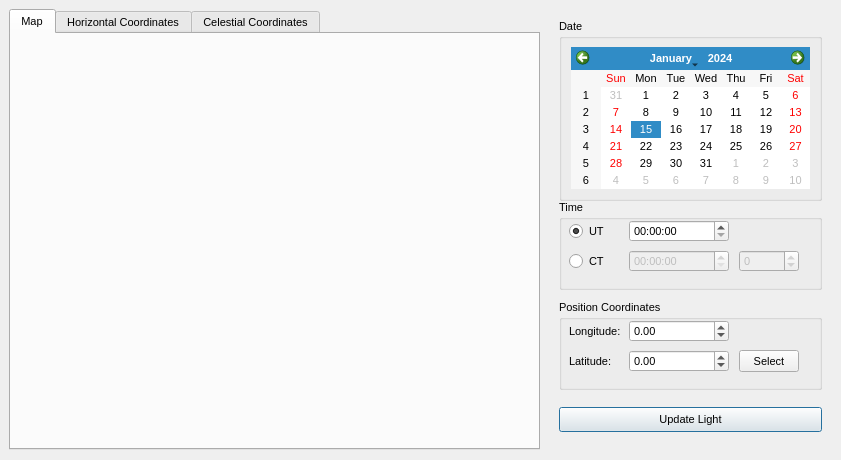
<ui version="4.0" >
 <class>SunposDialog</class>
 <widget class="QWidget" name="SunposDialog" >
  <property name="geometry" >
   <rect>
    <x>0</x>
    <y>0</y>
    <width>841</width>
    <height>460</height>
   </rect>
  </property>
  <property name="windowTitle" >
   <string>Sun Position Calculator</string>
  </property>
  <widget class="QTabWidget" name="viewWidget" >
   <property name="geometry" >
    <rect>
     <x>9</x>
     <y>9</y>
     <width>531</width>
     <height>441</height>
    </rect>
   </property>
   <property name="font" >
    <font>
     <pointsize>8</pointsize>
     <weight>50</weight>
     <bold>false</bold>
    </font>
   </property>
   <property name="mouseTracking" >
    <bool>true</bool>
   </property>
   <property name="currentIndex" >
    <number>0</number>
   </property>
   <widget class="QWidget" name="mapTab" >
    <attribute name="title" >
     <string>Map</string>
    </attribute>
    <layout class="QHBoxLayout" >
     <item>
      <widget class="WorldMap" native="1" name="worldMap" >
       <property name="font" >
        <font>
         <pointsize>8</pointsize>
        </font>
       </property>
       <property name="mouseTracking" >
        <bool>true</bool>
       </property>
      </widget>
     </item>
    </layout>
   </widget>
   <widget class="QWidget" name="horizontalTab" >
    <attribute name="title" >
     <string>Horizontal Coordinates</string>
    </attribute>
    <layout class="QVBoxLayout" >
     <item>
      <widget class="HorizontalWidget" native="1" name="horizontalWidget" />
     </item>
    </layout>
   </widget>
   <widget class="QWidget" name="celestial" >
    <attribute name="title" >
     <string>Celestial Coordinates</string>
    </attribute>
    <layout class="QVBoxLayout" >
     <item>
      <widget class="CelestialWidget" native="1" name="celestialWidget" />
     </item>
    </layout>
   </widget>
  </widget>
  <widget class="QWidget" native="1" name="widget_2" >
   <property name="geometry" >
    <rect>
     <x>550</x>
     <y>10</y>
     <width>281</width>
     <height>435</height>
    </rect>
   </property>
   <property name="font" >
    <font>
     <pointsize>8</pointsize>
    </font>
   </property>
   <widget class="QGroupBox" name="Hora" >
    <property name="geometry" >
     <rect>
      <x>9</x>
      <y>190</y>
      <width>263</width>
      <height>90</height>
     </rect>
    </property>
    <property name="font" >
     <font>
      <family>MS Shell Dlg 2</family>
      <pointsize>8</pointsize>
      <weight>50</weight>
      <italic>false</italic>
      <bold>false</bold>
      <underline>false</underline>
      <strikeout>false</strikeout>
     </font>
    </property>
    <property name="title" >
     <string>Time</string>
    </property>
    <widget class="QRadioButton" name="UT" >
     <property name="geometry" >
      <rect>
       <x>10</x>
       <y>20</y>
       <width>50</width>
       <height>22</height>
      </rect>
     </property>
     <property name="font" >
      <font>
       <pointsize>8</pointsize>
       <weight>50</weight>
       <bold>false</bold>
      </font>
     </property>
     <property name="text" >
      <string>UT</string>
     </property>
     <property name="checked" >
      <bool>true</bool>
     </property>
    </widget>
    <widget class="QRadioButton" name="CT" >
     <property name="geometry" >
      <rect>
       <x>10</x>
       <y>50</y>
       <width>50</width>
       <height>22</height>
      </rect>
     </property>
     <property name="font" >
      <font>
       <pointsize>8</pointsize>
       <weight>50</weight>
       <bold>false</bold>
      </font>
     </property>
     <property name="text" >
      <string>CT</string>
     </property>
    </widget>
    <widget class="QTimeEdit" name="uTimeSpin" >
     <property name="geometry" >
      <rect>
       <x>70</x>
       <y>20</y>
       <width>100</width>
       <height>22</height>
      </rect>
     </property>
     <property name="font" >
      <font>
       <pointsize>8</pointsize>
       <weight>50</weight>
       <bold>false</bold>
      </font>
     </property>
    </widget>
    <widget class="QTimeEdit" name="cTimeSpin" >
     <property name="enabled" >
      <bool>false</bool>
     </property>
     <property name="geometry" >
      <rect>
       <x>70</x>
       <y>50</y>
       <width>100</width>
       <height>22</height>
      </rect>
     </property>
     <property name="font" >
      <font>
       <pointsize>8</pointsize>
       <weight>50</weight>
       <bold>false</bold>
      </font>
     </property>
    </widget>
    <widget class="QSpinBox" name="zoneSpin" >
     <property name="enabled" >
      <bool>false</bool>
     </property>
     <property name="geometry" >
      <rect>
       <x>180</x>
       <y>50</y>
       <width>60</width>
       <height>22</height>
      </rect>
     </property>
     <property name="font" >
      <font>
       <pointsize>8</pointsize>
       <weight>50</weight>
       <bold>false</bold>
      </font>
     </property>
     <property name="minimum" >
      <number>-12</number>
     </property>
     <property name="maximum" >
      <number>12</number>
     </property>
    </widget>
   </widget>
   <widget class="QGroupBox" name="GBPosicion" >
    <property name="geometry" >
     <rect>
      <x>9</x>
      <y>290</y>
      <width>263</width>
      <height>90</height>
     </rect>
    </property>
    <property name="font" >
     <font>
      <pointsize>8</pointsize>
      <weight>50</weight>
      <bold>false</bold>
     </font>
    </property>
    <property name="title" >
     <string>Position Coordinates</string>
    </property>
    <widget class="QLabel" name="longitudeLabel" >
     <property name="geometry" >
      <rect>
       <x>10</x>
       <y>20</y>
       <width>100</width>
       <height>22</height>
      </rect>
     </property>
     <property name="font" >
      <font>
       <family>MS Shell Dlg 2</family>
       <pointsize>8</pointsize>
       <weight>50</weight>
       <italic>false</italic>
       <bold>false</bold>
       <underline>false</underline>
       <strikeout>false</strikeout>
      </font>
     </property>
     <property name="text" >
      <string>Longitude:</string>
     </property>
    </widget>
    <widget class="QLabel" name="latitudeLabel" >
     <property name="geometry" >
      <rect>
       <x>10</x>
       <y>50</y>
       <width>80</width>
       <height>22</height>
      </rect>
     </property>
     <property name="font" >
      <font>
       <family>MS Shell Dlg 2</family>
       <pointsize>8</pointsize>
       <weight>50</weight>
       <italic>false</italic>
       <bold>false</bold>
       <underline>false</underline>
       <strikeout>false</strikeout>
      </font>
     </property>
     <property name="text" >
      <string>Latitude:</string>
     </property>
    </widget>
    <widget class="QDoubleSpinBox" name="longitudeSpin" >
     <property name="geometry" >
      <rect>
       <x>70</x>
       <y>20</y>
       <width>100</width>
       <height>22</height>
      </rect>
     </property>
     <property name="font" >
      <font>
       <pointsize>8</pointsize>
       <weight>50</weight>
       <bold>false</bold>
      </font>
     </property>
     <property name="minimum" >
      <double>-180.000000000000000</double>
     </property>
     <property name="maximum" >
      <double>180.000000000000000</double>
     </property>
    </widget>
    <widget class="QDoubleSpinBox" name="latitudeSpin" >
     <property name="geometry" >
      <rect>
       <x>70</x>
       <y>50</y>
       <width>100</width>
       <height>22</height>
      </rect>
     </property>
     <property name="font" >
      <font>
       <pointsize>8</pointsize>
       <weight>50</weight>
       <bold>false</bold>
      </font>
     </property>
     <property name="minimum" >
      <double>-90.000000000000000</double>
     </property>
     <property name="maximum" >
      <double>90.000000000000000</double>
     </property>
    </widget>
    <widget class="QPushButton" name="selectButton" >
     <property name="geometry" >
      <rect>
       <x>180</x>
       <y>50</y>
       <width>60</width>
       <height>22</height>
      </rect>
     </property>
     <property name="font" >
      <font>
       <pointsize>8</pointsize>
       <weight>50</weight>
       <bold>false</bold>
      </font>
     </property>
     <property name="text" >
      <string>Select</string>
     </property>
    </widget>
   </widget>
   <widget class="QPushButton" name="updateButton" >
    <property name="geometry" >
     <rect>
      <x>9</x>
      <y>397</y>
      <width>263</width>
      <height>25</height>
     </rect>
    </property>
    <property name="font" >
     <font>
      <pointsize>8</pointsize>
      <weight>50</weight>
      <bold>false</bold>
     </font>
    </property>
    <property name="text" >
     <string>Update Light</string>
    </property>
    <property name="default" >
     <bool>true</bool>
    </property>
   </widget>
   <widget class="QGroupBox" name="groupBox" >
    <property name="geometry" >
     <rect>
      <x>9</x>
      <y>9</y>
      <width>263</width>
      <height>182</height>
     </rect>
    </property>
    <property name="font" >
     <font>
      <pointsize>8</pointsize>
     </font>
    </property>
    <property name="title" >
     <string>Date</string>
    </property>
    <layout class="QHBoxLayout" >
     <item>
      <widget class="QCalendarWidget" name="calendarWidget" >
       <property name="font" >
        <font>
         <pointsize>8</pointsize>
        </font>
       </property>
       <property name="firstDayOfWeek" >
        <enum>Qt::Sunday</enum>
       </property>
      </widget>
     </item>
    </layout>
   </widget>
  </widget>
 </widget>
 <customwidgets>
  <customwidget>
   <class>HorizontalWidget</class>
   <extends>QWidget</extends>
   <header>HorizontalWidget.h</header>
   <container>1</container>
  </customwidget>
  <customwidget>
   <class>CelestialWidget</class>
   <extends>QWidget</extends>
   <header>CelestialWidget.h</header>
   <container>1</container>
  </customwidget>
  <customwidget>
   <class>WorldMap</class>
   <extends>QWidget</extends>
   <header>WorldMap.h</header>
   <container>1</container>
  </customwidget>
 </customwidgets>
 <resources/>
 <connections>
  <connection>
   <sender>UT</sender>
   <signal>toggled(bool)</signal>
   <receiver>uTimeSpin</receiver>
   <slot>setEnabled(bool)</slot>
   <hints>
    <hint type="sourcelabel" >
     <x>593</x>
     <y>230</y>
    </hint>
    <hint type="destinationlabel" >
     <x>678</x>
     <y>230</y>
    </hint>
   </hints>
  </connection>
  <connection>
   <sender>CT</sender>
   <signal>toggled(bool)</signal>
   <receiver>cTimeSpin</receiver>
   <slot>setEnabled(bool)</slot>
   <hints>
    <hint type="sourcelabel" >
     <x>593</x>
     <y>260</y>
    </hint>
    <hint type="destinationlabel" >
     <x>678</x>
     <y>260</y>
    </hint>
   </hints>
  </connection>
  <connection>
   <sender>CT</sender>
   <signal>toggled(bool)</signal>
   <receiver>zoneSpin</receiver>
   <slot>setEnabled(bool)</slot>
   <hints>
    <hint type="sourcelabel" >
     <x>593</x>
     <y>260</y>
    </hint>
    <hint type="destinationlabel" >
     <x>768</x>
     <y>260</y>
    </hint>
   </hints>
  </connection>
 </connections>
</ui>
